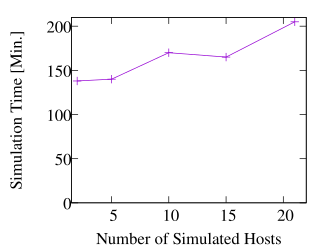

Reproduce this figure in gnuplot.
load "common_twothirds.gnuplot"
set key bottom right
set xrange [1.5:22]
set yrange [0:210]
set xlabel "Number of Simulated Hosts"
set ylabel "Simulation Time [Min.]"
#set datafile separator "\t"
plot \
  'host_scale.dat' using ($1+1):2 notitle with linespoints
